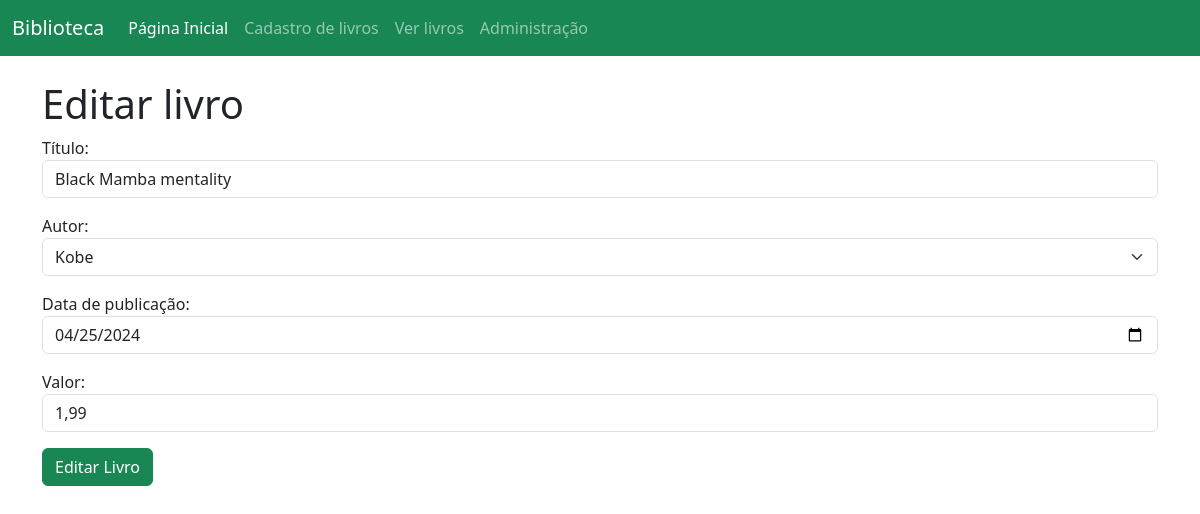
The page /biblioteca/editar/5/ on the database its author committed.
### app/models.py (models this page shows, shortened)
class Livro(models.Model):
    titulo = models.CharField(max_length=255) # Atributo titulo da tabela Livro com tamanho máximo de 255 caracteres
    autor = models.ForeignKey(Autor, on_delete=models.CASCADE) # Atributo autor da tabela Livro do tipo ForeignKey que referencia a tabela Autor
    data_publicacao = models.DateField()
    livro_valor = models.DecimalField(decimal_places=2, max_digits=4, default=1.99) # Atributo data_publicacao da tabela Livro do tipo DateField

class Autor(models.Model):
    nome = models.CharField(max_length=255) # Atributo nome da tabela Autor com tamanho máximo de 255 caracteres
    sobrenome = models.CharField(max_length=255) # Atributo sobrenome da tabela Autor com tamanho máximo de 255 caracteres
    email = models.EmailField() # Atributo email da tabela Autor do tipo EmailField

### app/views.py (the view, shortened to what this page needs)
# urls.py: path('editar/<int:id>/', editar, name='editar'), # Rota para a página de edição (Chama a função editar do arquivo views.py)
def editar(request, id):
    livro = Livro.objects.get(id=id) # Obtendo o livro com o ID recebido
    autores = Autor.objects.all() # Obtendo todos os autores do banco de dados
    data_publicacao_formatada = livro.data_publicacao.strftime('%Y-%m-%d') # Formatando a data de publicação do livro
    valor_formatado = str(livro.livro_valor)
    context = {
        'livro': livro,
        'autores': autores,
        'data_publicacao_formatada': data_publicacao_formatada,
        'valor_formatado': valor_formatado,
    }
    if request.method == 'GET': # Verificando se a requisição é do tipo GET
        return render(request, 'editar_livro.html', context) # Retornando o template editar_livro.html renderizado com o contexto (livro e autores)

### app/templates/editar_livro.html (shortened to what this page needs)
{% extends 'base.html' %}
{% block conteudo-da-pagina %}
<h1>Editar livro</h1>
<form action="{% url 'editar' livro.id %}" method="post">
    <div class="mb-3">
        <label for="titulo">Título:</label>
        <input type="text" class="form-control" id="titulo" name="titulo" value="{{ livro.titulo }}">
    </div>
    <div class="mb-3">
        <label for="autor">Autor:</label>
        <select name="autor" id="autor" class="form-select">
            {% for autor in autores %}
            <option value="{{ autor.id }}" {% if autor.id == livro.autor.id %}selected{% endif %}>{{ autor.nome }}
            </option>
            {% endfor %}
        </select>
    </div>
    <div class="mb-3">
        <label for="data_publicacao">Data de publicação:</label>
        <input type="date" class="form-control" id="data_publicacao" name="data_publicacao"
            value="{{ data_publicacao_formatada }}">
    </div>
    <div class="mb-3">
        <label for="valor">Valor:</label>
        <input type="text" class="form-control" id="valor" name="valor" step="0.01" value="{{ livro.livro_valor }}">
    </div>
    <button type="submit" class="btn btn-success">Editar Livro</button>
</form>
{% endblock %}

### rows shown on the page
Livro: titulo "Black Mamba mentality", autor "Kobe", valor "1,99"
